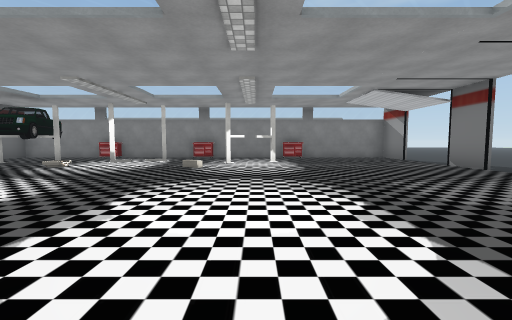
View 1 (above)

18 first-person views from a walk through a scene from a Unity 3-D project. The camera is 1.2 m above the floor, tilts 4° down and sees 90° across. Doors are open. The floor is counted in squares, 2 m on a side. Each view is taken from the middle of a square. On the plan, view 1 faces up. The plan holds only what a view shows up to about 9 squares ahead; the rest is blank. The place goes on beyond the plan. Some surface patterns are stand-ins.

View 2
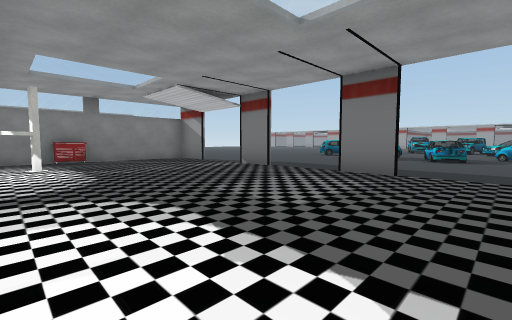

View 3
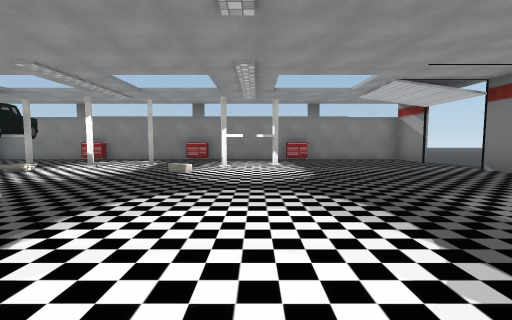

View 4
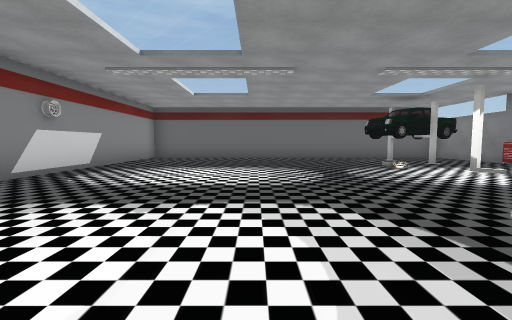

View 5
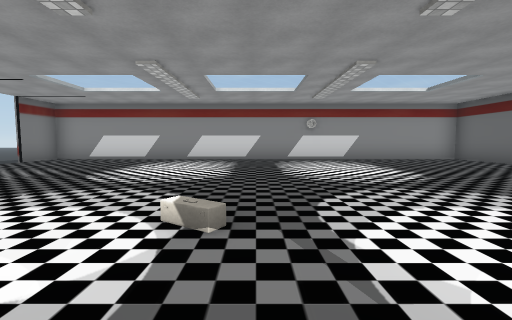

View 6
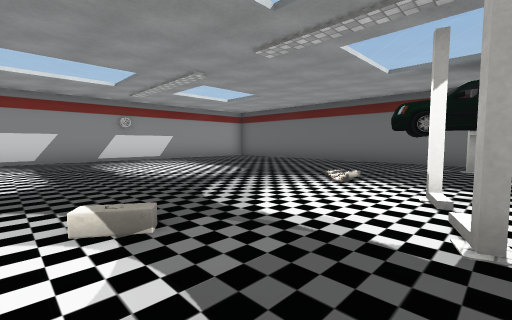

View 7
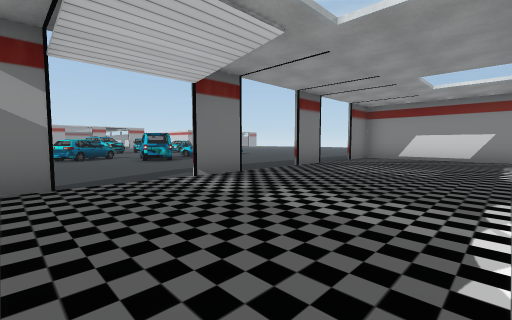

View 8
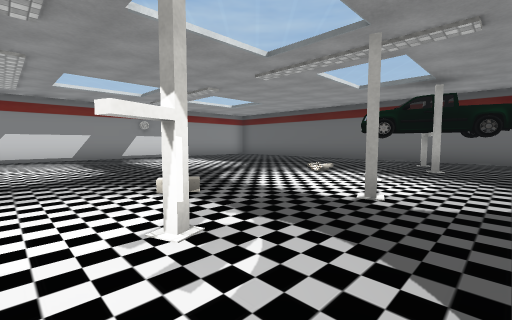

View 9
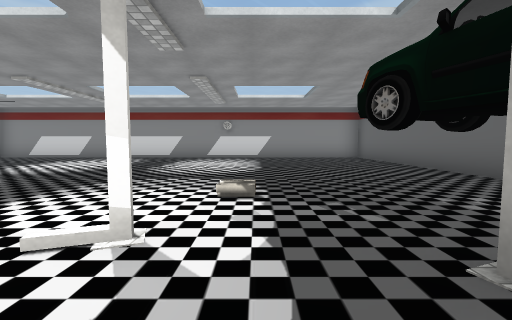

View 10
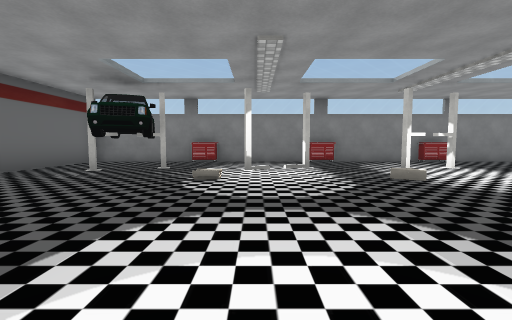

View 11
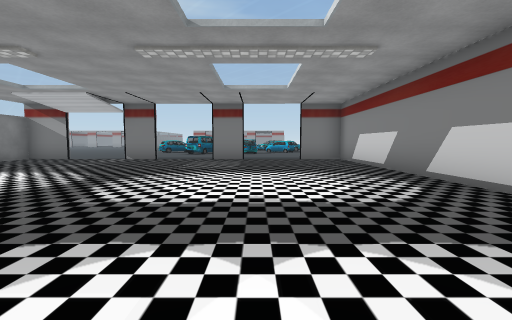

View 12
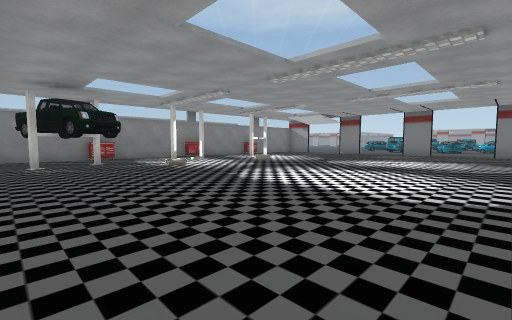

View 13
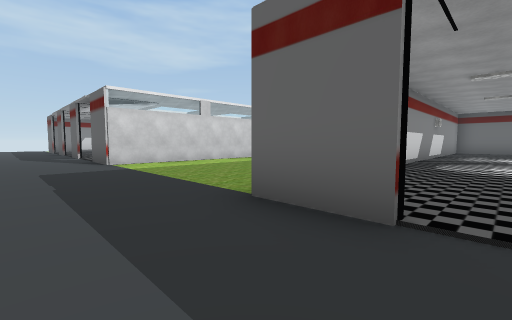

View 14
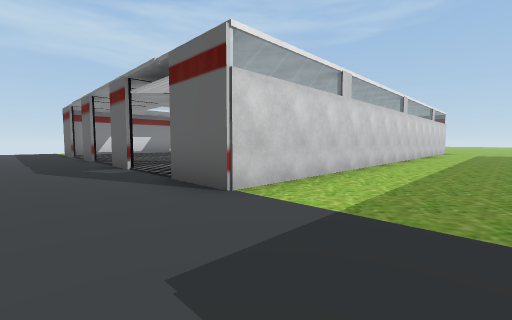

View 15
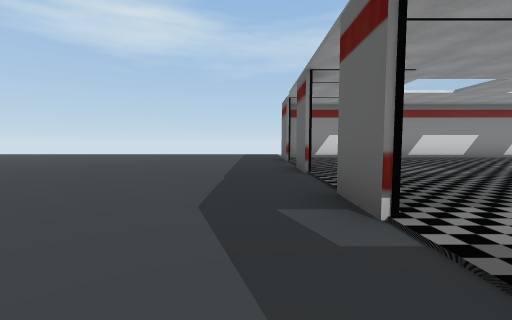

View 16
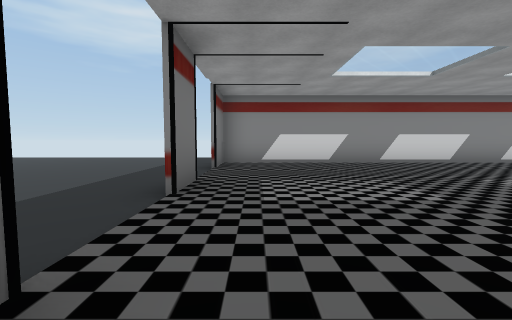

View 17
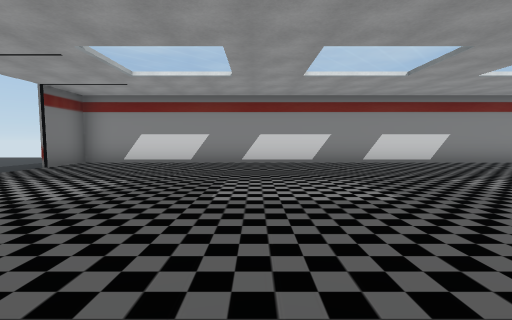

View 18
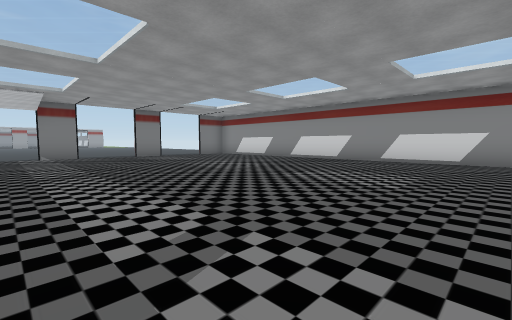

### Floor plan
Points are (right, up) in squares from view 1. A wall is a line through its corners. A room is listed if a view was taken in it or the views show most of it. See-through windows are left out.
Room 1 (views 1, 2, 3, 4, 5, 6, 7, 8, 9, 10, 11, 12)
walls: (4.9, 5.4) (4.9, 6.6); (4.9, 2.4) (4.9, 3.6); (4.9, 8.5) (4.9, 9.9) (-8.5, 9.9); (-8.5, -0.9) (4.9, -0.9) (4.9, 0.5)
ways out: opening at (5, 7.5) to room 2; open door at (4.5, 1.5) to room 2; open door at (5, 4.5) to room 2
objects: wheel (-7, 7); other object (-7, 8) to (-6, 8); wheel (-7, 9); wheel (-6, 7); other object (-3, 8); other object (-1, 7) to (0, 8)
Room 2 (views 13, 14, 15)
walls: (9.4, 4.9) (9.6, 5.5); (9.1, 5) (9.4, 5.7); (11.4, 6.7) (11, 7.3); (5.1, 0.5) (5.1, -1.1); (5.1, -9.9) (5.1, -11); (5.1, -12.9) (5.1, -14); (5.1, -16) (5.1, -17); (-3.4, -6.4) (5.1, -6.4) (5.1, -8)
low walls: (11.6, 0.9) (11.9, 1.3)
ways out: opening at (5, 7.5) to room 1; open door at (4.5, 1.5) to room 1; open door at (5, 4.5) to room 1; opening at (5, -8.5) to room 3; open door at (4.2, -15) to room 3; open door at (5, -12) to room 3
objects: chest (-6, 10); chest (-2, 10); chest (1, 10)
Room 3 (views 16, 17, 18)
walls: (4.9, -11) (4.9, -9.9); (4.9, -14.1) (4.9, -12.9); (-7.5, -17.4) (4.9, -17.4) (4.9, -15.9)
ways out: opening at (5, -8.5) to room 2; open door at (4.2, -15) to room 2; open door at (5, -12) to room 2

Where each view was taken, in squares from view 1:
view 1: 0 up, 0 right, facing up
view 2: 1 up, 0 right, facing up-right
view 3: 1 up, 0 right, facing up
view 4: 3 up, 1 right, facing left
view 5: 8 up, 2 left, facing down
view 6: 8 up, 1 left, facing down-left
view 7: 9 up, 1 right, facing down-right
view 8: 9 up, 0 right, facing down-left
view 9: 9 up, 5 left, facing down
view 10: 2 up, 4 left, facing up
view 11: 2 up, 4 left, facing right
view 12: 0 up, 8 left, facing up-right
view 13: 1 up, 7 right, facing down-left
view 14: 4 down, 7 right, facing down-left
view 15: 8 down, 6 right, facing down
view 16: 10 down, 4 right, facing down
view 17: 10 down, 0 right, facing down
view 18: 9 down, 6 left, facing down-right
